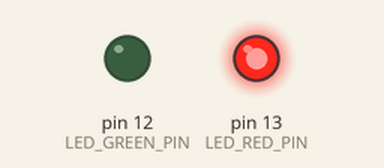
A sketch run on a simulated Arduino Uno, built with avr-gcc and run on an emulated ATmega328P. Parts: output pins drawn as LEDs (lit = HIGH).

Above: at 0.5 s.
At 1.5 s:
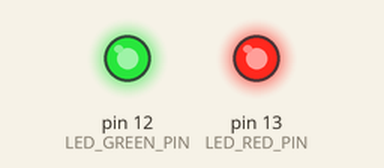
At 2.5 s:
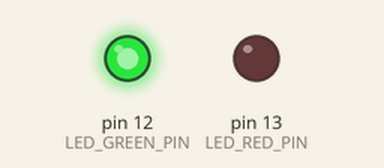
At 3.5 s:
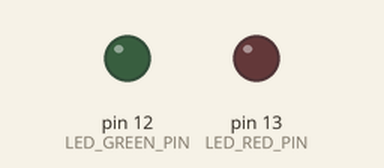
Timing chart, 0 to 5.2 s (numbered marks = the images above):
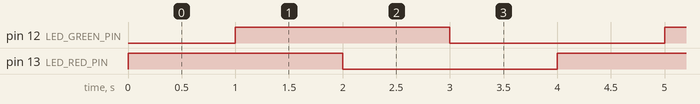

Measured:
- by itself, pin 12 (LED_GREEN_PIN), pin 13 (LED_RED_PIN): alternates HIGH for 2.0 s and LOW for 2.0 s
- by itself, everything shown: repeats every 4.0 s, in 4 steps

The sketch:

Rhythmic_LEDs.ino
```cpp
int LED_RED_PIN = 13;
int LED_GREEN_PIN = 12;
void setup()
{
  pinMode(LED_RED_PIN, OUTPUT);
  pinMode(LED_GREEN_PIN, OUTPUT);
}

void loop()
{
  digitalWrite(LED_RED_PIN, HIGH);
  delay(1000);
  digitalWrite(LED_GREEN_PIN, HIGH);
  delay(1000);
  digitalWrite(LED_RED_PIN, LOW);
  delay(1000);
  digitalWrite(LED_GREEN_PIN, LOW);
  delay(1000);
}
```
